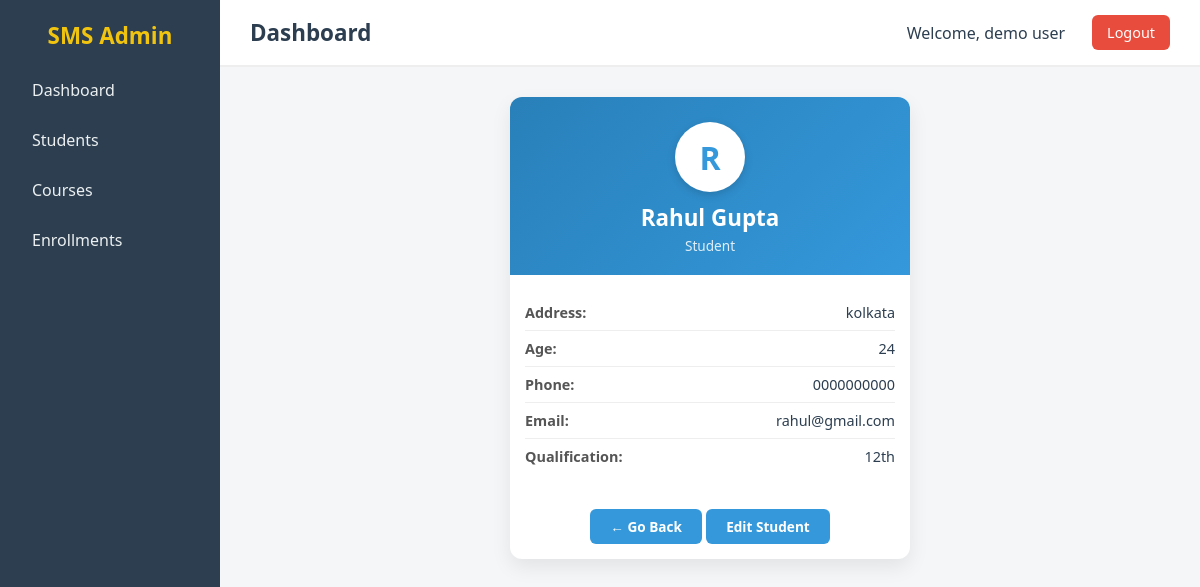
The page /students/1/viwe (signed in) on the database as committed earlier.
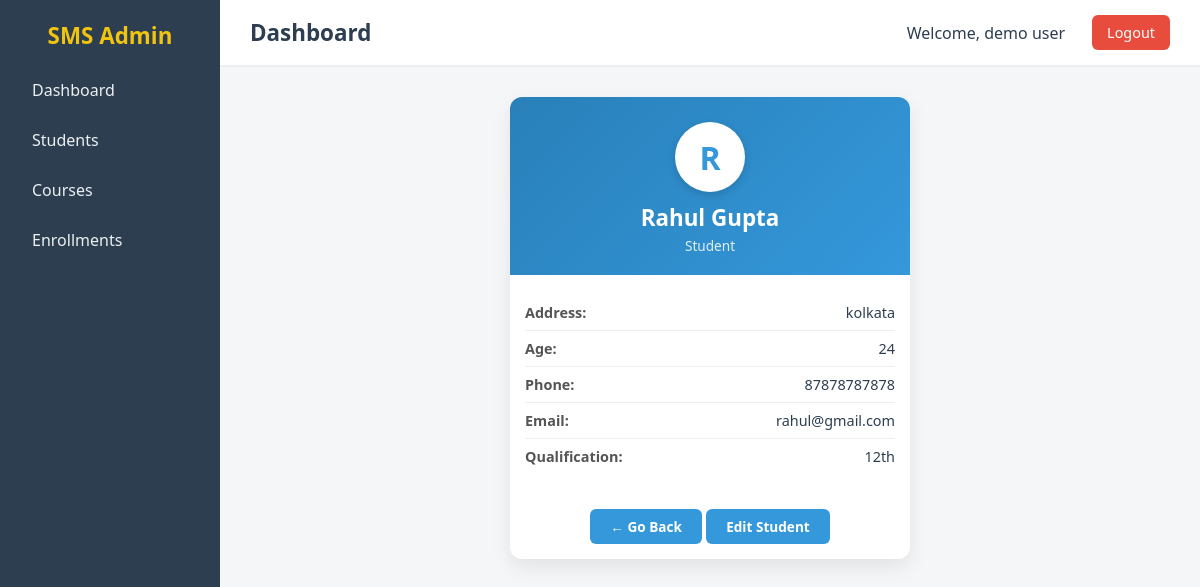
The same page on the database as committed later.
### SMS/app/models/sms_models.py (models this page shows)
class Student(db.Model):
    __tablename__ = "students"
    id = db.Column(db.Integer, primary_key=True)
    name = db.Column(db.String(100), nullable=False)
    address = db.Column(db.String(200), nullable=False)
    age = db.Column(db.Integer, nullable=False)
    phone = db.Column(db.String(15), nullable=False)
    email = db.Column(db.String(30), nullable=False, unique=True)
    last_qualification = db.Column(db.String(30))
    enrollments = db.relationship("Enrollment", backref="student", lazy=True)

### SMS/app/routes/students.py (the view)
@student_bp.route("/students/<int:student_id>/viwe")
@login_required
def viwe_student(student_id):
    got_student = Student.query.get_or_404(student_id)
    return render_template("students/student_view.html", student=got_student,back_url = "students",show_edit = True)

### SMS/app/decorator/login_auth.py (called while the page is built)
def login_required(f):
    @wraps(f)
    def decorated_function(*args, **kwargs):
        if "user_id" not in session:
            return redirect(url_for("auth.login"))  # redirect to login page
        return f(*args, **kwargs)
    return decorated_function

### SMS/app/routes/base.py (called while the page is built)
@base_bp.app_context_processor
def inject_user():
    user_id = session.get('user_id')
    if user_id:
        return {"login_user": User.query.get(user_id)}
    return {"login_user": None}

### SMS/app/templates/students/student_view.html (shortened to what this page needs)
{% extends "base.html" %}
{% block css %}
<link rel="stylesheet" href="{{ url_for('static', filename='css/student_view.css') }}">
{% endblock %}
{% block content %}
<div class="student-card">
    <div class="card-header">
        <div class="avatar">{{ student.name[0]|upper }}</div>
        <h2>{{ student.name }}</h2>
        <p class="role">Student</p>
    </div>
    <div class="card-body">
        <div class="info-row address">
            <span class="label">Address:</span>
            <span class="value">{{ student.address }}</span>
        </div>
        <div class="info-row"><span class="label">Age:</span> <span class="value">{{ student.age }}</span></div>
        <div class="info-row"><span class="label">Phone:</span> <span class="value">{{ student.phone }}</span></div>
        <div class="info-row"><span class="label">Email:</span> <span class="value">{{ student.email }}</span></div>
        <div class="info-row"><span class="label">Qualification:</span> <span class="value">{{
                student.last_qualification or 'N/A' }}</span></div>
    </div>
        <div class="card-footer">
            <a href="/{{back_url}}" class="btn-back">← Go Back</a>
            {%if show_edit%}
            <a href="/students/{{student.id}}/edit" class="btn-back"> Edit Student</a>
            {%endif%}
        </div>
</div>
{% endblock %}

Rows that differ between the two databases and show on the page:
changed Student "Rahul Gupta": phone "0000000000" → "87878787878"
